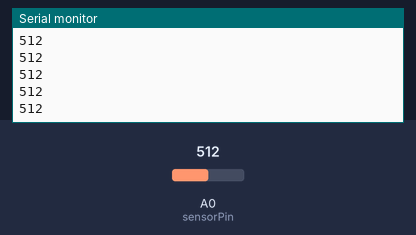
Recording of a sketch running on a simulated Arduino Uno, built with avr-gcc and run on an emulated ATmega328P. Parts: the last lines printed to the serial monitor. Inputs (shaded band) come from the test bench; at power-on: A0 (sensorPin) = 512.

Above: at 1.2 s.
1.3 s: A0 (sensorPin) set to 716
At 2.1 s:
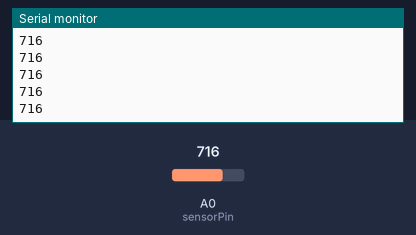
2.8 s: A0 (sensorPin) set to 900
At 3.5 s:
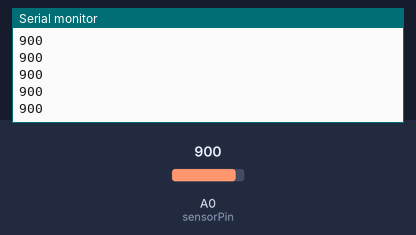
Timing chart, 0 to 5.8 s (numbered marks = the images above; inputs shaded):
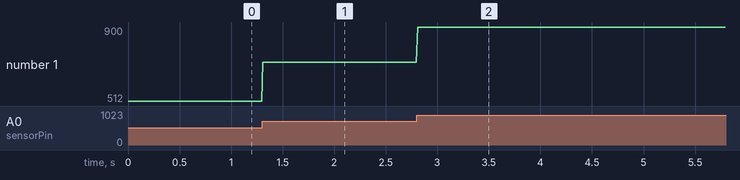

Measured:
- after the input at 1.3 s, the serial monitor: prints a new line at once (image 1)
- after the input at 2.8 s, the serial monitor: prints a new line at once (image 2)
- plotted number 1: 512 → 716 after the input at 1.3 s, 716 → 900 after the input at 2.8 s

The sketch:

arduino_serial.ino
```cpp
// Reads analog pin A0 and sends the value (0-1023) over serial at 115200 baud.

const int sensorPin = A0;

void setup() {
  Serial.begin(115200);
}

void loop() {
  int value = analogRead(sensorPin);
  Serial.println(value);
  delay(10);  // ~100 readings per second
}
```
